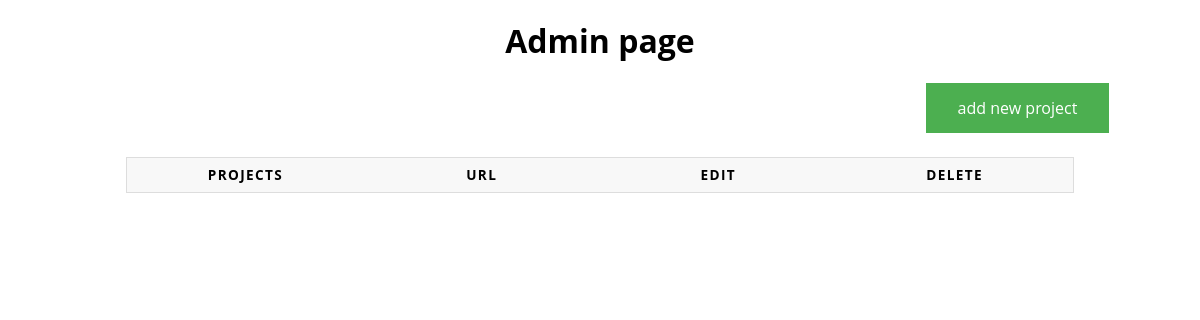
Before: /portfolio-edit/panel.php with the older database file.
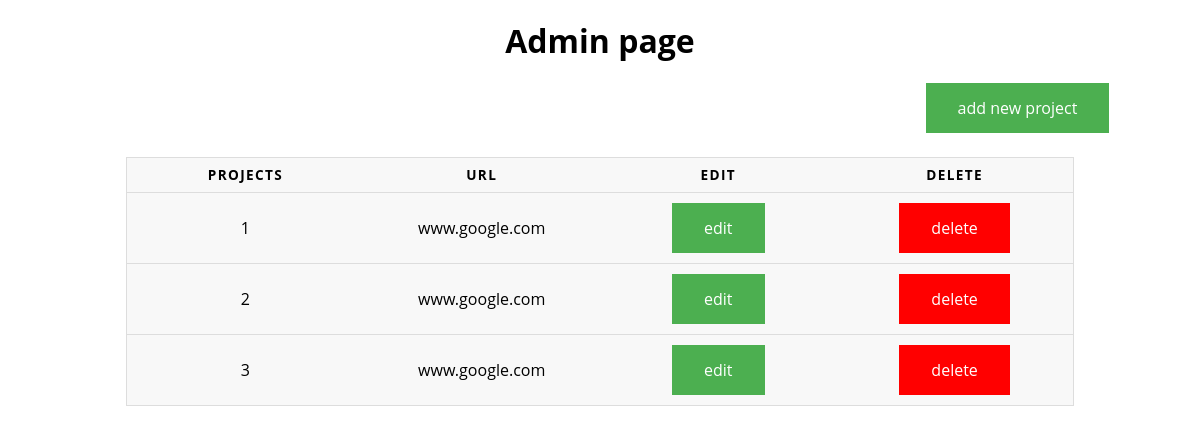
After: the same page with the newer database file.
### tables this page shows
CREATE TABLE `portfolio` (
  `id` int(11) unsigned NOT NULL AUTO_INCREMENT,
  `name` int(2) NOT NULL,
  `url` varchar(255) NOT NULL DEFAULT '',
  PRIMARY KEY (`id`)
);

### portfolio-edit/pullPortfolio.php (called while the page is built)
<?php
function pullPortfolio() {
    $db = new PDO('mysql:host=192.168.20.20;dbname=Project_2', 'root', '');
    $db->setAttribute(PDO::ATTR_DEFAULT_FETCH_MODE, PDO::FETCH_ASSOC);
    $sql = 'SELECT `id`, `name`, `url`, `comment` FROM `portfolio`;';
    $query = $db->query($sql);
    return $query->fetchAll();
}
?>

### portfolio-edit/panel.php (the view, shortened to what this page needs)
<?php
include './pullPortfolio.php';
$projects = pullPortfolio();
?>
<!DOCTYPE html>
<html lang="en">
<head>
<link rel="stylesheet" href="panel.css">
</head>
<body>
<h1> Admin page </h1>
<div class="addNewProject"> <a href="add-project.html"> add new project</a></div>
<table>
    <thead>
        <tr>
            <th> Projects </th>
            <th> URL </th>
            <th> Edit </th>
            <th> Delete </th>
        </tr>
    </thead>
    <tbody>
    <?php
    foreach ($projects as $project){
        echo '<tr><td>' . $project['name'] . '</td>';
        echo '<td>' . $project['url'] . '</td>';
        echo '<td> <a class="edit" href="edit-project.php?id=' . $project['id'] . '">edit</a></td>';
        echo '<td> <a class="delete" href="delete-project.php?id=' . $project['id'] . '">delete</a></td>';
    }
    ?>
    </tbody>
</table>
</body>

### portfolio-edit/panel.css (style rules this page uses)
* { font-family: "Open Sans", sans-serif; line-height: 1.25; }
h1 { text-align: center; }
table { border: 1px solid #ccc; border-collapse: collapse; margin: 0 auto; width: 80%; table-layout: fixed; }
table tr { background-color: #f8f8f8; border: 1px solid #ddd; padding: .35em; }
table th, table td { padding: .625em; text-align: center; }
table th { font-size: .85em; letter-spacing: .1em; text-transform: uppercase; }
.edit { background-color: #4CAF50; border: none; color: white; padding: 15px 32px; text-align: center; text-decoration: none; display: inline-block; font-size: 16px; }
.delete { background-color: #FF0000; border: none; color: white; padding: 15px 32px; text-align: center; text-decoration: none; display: inline-block; font-size: 16px; }
.addNewProject a { margin-left: 77.5%; margin-bottom: 2%; background-color: #4CAF50; border: none; color: white; padding: 15px 32px; text-align: center; text-decoration: none; display: inline-block; font-size: 16px; }

Changed rows visible on the page:
added portfolio: name "1", url "www.google.com"
added portfolio: name "2", url "www.google.com"
added portfolio: name "3", url "www.google.com"
